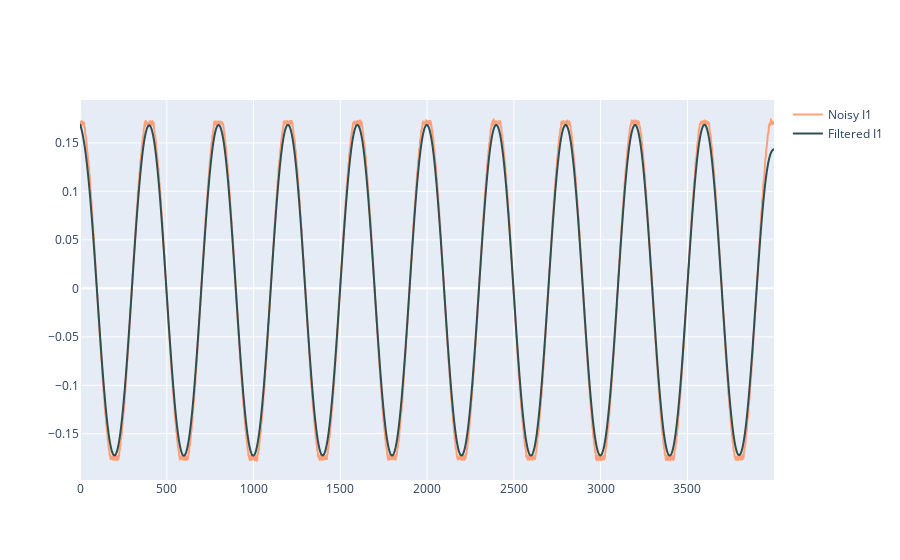

Source (notebook cell):
### Code cell
fig = go.Figure()

fig.add_trace(go.Scatter(
            y = I1,
            line =  dict(shape =  'spline', color = 'lightsalmon'),
            name = 'Noisy I1',
            ))

fig.add_trace(go.Scatter(
            y = I1_filt,
            line =  dict(shape =  'spline', color = 'darkslategrey'),
            name = 'Filtered I1',
            ))

fig.show()

### Figure 1 — Plotly figure (JSON) as saved in the notebook; plotly's stock layout.template omitted (floating-point values rounded to 4 significant figures; data arrays with more than 128 entries replaced by an {"elided": "..."} marker saying what was removed)
{"data": [{"line": {"color": "lightsalmon", "shape": "spline"}, "name": "Noisy I1", "type": "scatter", "y": {"elided": "4000 float values"}}, {"line": {"color": "darkslategrey", "shape": "spline"}, "name": "Filtered I1", "type": "scatter", "y": {"elided": "4000 float values"}}], "layout": {}}
